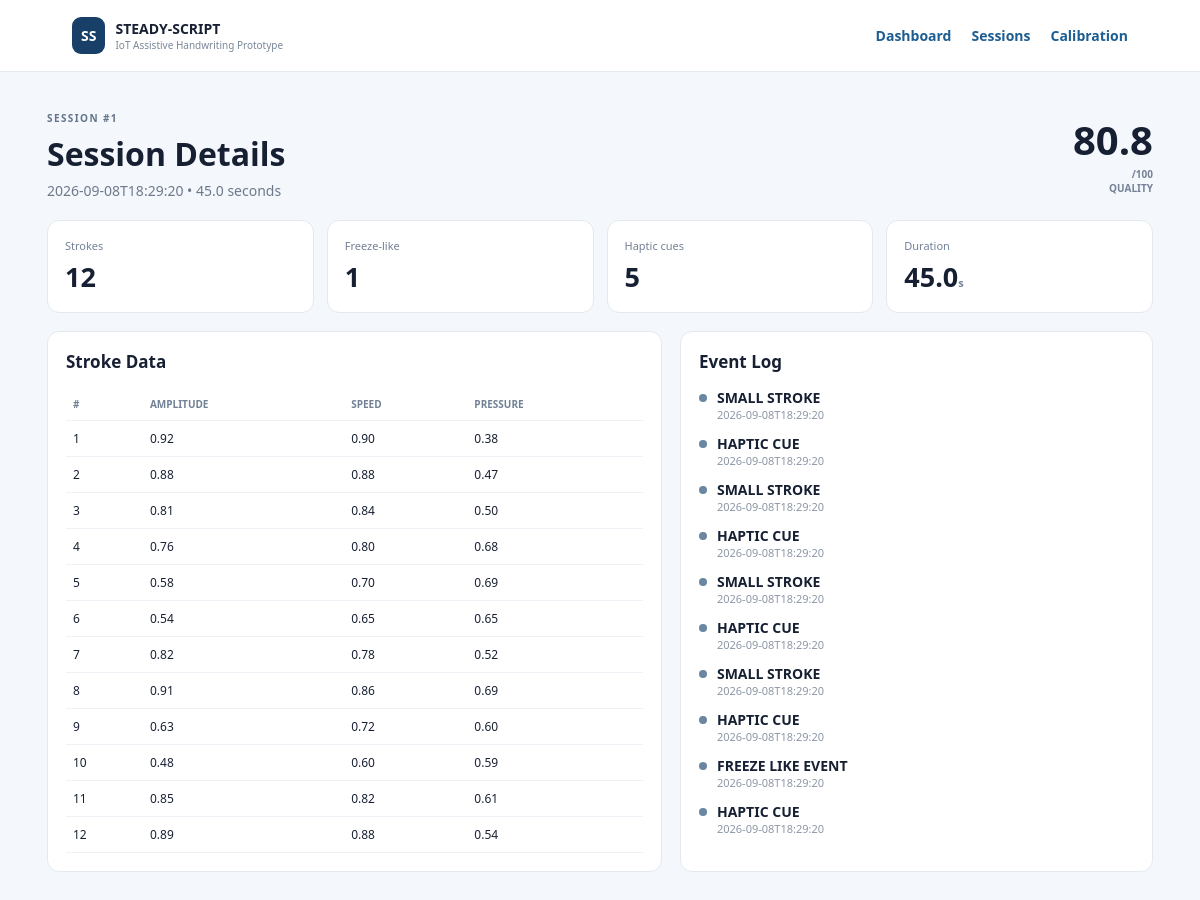
/session/1, run on the app's committed database.
### tables this page shows
CREATE TABLE strokes(
 id INTEGER PRIMARY KEY AUTOINCREMENT, session_id INTEGER NOT NULL,
 timestamp TEXT NOT NULL, duration_ms INTEGER DEFAULT 0,
 amplitude_index REAL DEFAULT 0, speed_index REAL DEFAULT 0,
 pressure REAL DEFAULT 0, distance_mm REAL DEFAULT 0,
 FOREIGN KEY(session_id) REFERENCES sessions(id) ON DELETE CASCADE);

CREATE TABLE events(
 id INTEGER PRIMARY KEY AUTOINCREMENT, session_id INTEGER NOT NULL,
 timestamp TEXT NOT NULL, event_type TEXT NOT NULL, value REAL DEFAULT 0,
 FOREIGN KEY(session_id) REFERENCES sessions(id) ON DELETE CASCADE);

### app.py (the view)
@app.route("/session/<int:sid>")
def detail(sid):
    c=db(); s=c.execute("SELECT * FROM sessions WHERE id=?",(sid,)).fetchone()
    if not s: c.close(); return "Session not found",404
    strokes=[dict(x) for x in c.execute("SELECT * FROM strokes WHERE session_id=? ORDER BY id",(sid,)).fetchall()]
    events=[dict(x) for x in c.execute("SELECT * FROM events WHERE session_id=? ORDER BY id",(sid,)).fetchall()]
    c.close(); return render_template("detail.html",session=dict(s),strokes=strokes,events=events)

### app.py (called while the page is built)
def db():
    c=sqlite3.connect(DB); c.row_factory=sqlite3.Row
    c.execute("PRAGMA foreign_keys=ON"); return c

### templates/detail.html
{% extends "base.html" %}{% block title %}Session {{session.id}}{% endblock %}{% block content %}
<section class="hero"><div><label>SESSION #{{session.id}}</label><h1>Session Details</h1><p>{{session.started_at}} • {{session.duration_s}} seconds</p></div><div class="big">{{session.quality_score}}<small>/100<br>QUALITY</small></div></section>
<section class="cards"><div><span>Strokes</span><strong>{{strokes|length}}</strong></div><div><span>Freeze-like</span><strong>{{session.freeze_events}}</strong></div><div><span>Haptic cues</span><strong>{{session.cue_events}}</strong></div><div><span>Duration</span><strong>{{session.duration_s}}<small>s</small></strong></div></section>
<div class="grid"><div class="panel"><h2>Stroke Data</h2><table><tr><th>#</th><th>Amplitude</th><th>Speed</th><th>Pressure</th></tr>{% for s in strokes %}<tr><td>{{loop.index}}</td><td>{{"%.2f"|format(s.amplitude_index)}}</td><td>{{"%.2f"|format(s.speed_index)}}</td><td>{{"%.2f"|format(s.pressure)}}</td></tr>{% endfor %}</table></div>
<div class="panel"><h2>Event Log</h2>{% for e in events %}<div class="event"><i></i><div><b>{{e.event_type.replace('_',' ')}}</b><small>{{e.timestamp}}</small></div></div>{% endfor %}</div></div>{% endblock %}

### static/style.css (style rules this page uses)
* { box-sizing:border-box }
body { margin:0;background:#f4f7fb;color:#172033;font:14px system-ui,-apple-system,Segoe UI,sans-serif }
.hero { display:flex;justify-content:space-between;gap:25px;align-items:center;margin-bottom:20px }
.hero label { font-size:10px;font-weight:800;letter-spacing:1.4px;color:#63758a }
.hero h1 { font-size:32px;margin:6px 0 }
.hero p { color:#6d7a8c;margin:0 }
.notice,.panel,.cards>div { background:#fff;border:1px solid #e3e9ef;border-radius:12px }
.cards { display:grid;grid-template-columns:repeat(4,1fr);gap:13px;margin-bottom:18px }
.cards>div { padding:17px }
.cards span { display:block;color:#738096;font-size:11px }
.cards strong { display:block;font-size:27px;margin-top:5px }
.cards small { font-size:11px;color:#738096 }
.grid { display:grid;grid-template-columns:1.3fr 1fr;gap:18px;margin-bottom:18px }
.panel { padding:18px;margin-bottom:18px }
.panel h2 { font-size:17px;margin:0 0 15px }
.event { display:flex;gap:10px;margin:12px 0 }
.event i { width:8px;height:8px;border-radius:50%;background:#6a86a2;margin-top:6px }
.event b,.event small { display:block }
.event small { color:#8b96a5;font-size:11px }
table { width:100%;border-collapse:collapse }
th,td { text-align:left;padding:9px 7px;border-bottom:1px solid #edf0f4;font-size:12px }
th { color:#718095;font-size:10px;text-transform:uppercase }
.big { font-size:40px;font-weight:850;text-align:right }
.big small { font-size:10px;color:#758196;display:block }

### data on the page
strokes: amplitude_index "0.92", speed_index "0.90", pressure "0.38"
strokes: amplitude_index "0.88", speed_index "0.88", pressure "0.47"
strokes: amplitude_index "0.81", speed_index "0.84", pressure "0.50"
strokes: amplitude_index "0.76", speed_index "0.80", pressure "0.68"
strokes: amplitude_index "0.58", speed_index "0.70", pressure "0.69"
strokes: amplitude_index "0.54", speed_index "0.65", pressure "0.65"
strokes: amplitude_index "0.82", speed_index "0.78", pressure "0.52"
strokes: amplitude_index "0.91", speed_index "0.86", pressure "0.69"
strokes: amplitude_index "0.63", speed_index "0.72", pressure "0.60"
strokes: amplitude_index "0.48", speed_index "0.60", pressure "0.59"
strokes: amplitude_index "0.85", speed_index "0.82", pressure "0.61"
strokes: amplitude_index "0.89", speed_index "0.88", pressure "0.54"
events: event_type.replace "SMALL STROKE", timestamp "2026-09-08T18:29:20"
events: event_type.replace "HAPTIC CUE", timestamp "2026-09-08T18:29:20"
events: event_type.replace "SMALL STROKE", timestamp "2026-09-08T18:29:20"
events: event_type.replace "HAPTIC CUE", timestamp "2026-09-08T18:29:20"
events: event_type.replace "SMALL STROKE", timestamp "2026-09-08T18:29:20"
events: event_type.replace "HAPTIC CUE", timestamp "2026-09-08T18:29:20"
events: event_type.replace "SMALL STROKE", timestamp "2026-09-08T18:29:20"
events: event_type.replace "HAPTIC CUE", timestamp "2026-09-08T18:29:20"
events: event_type.replace "FREEZE LIKE EVENT", timestamp "2026-09-08T18:29:20"
events: event_type.replace "HAPTIC CUE", timestamp "2026-09-08T18:29:20"

### other printed values
{{ session.id }} "1"
{{ session.started_at }} "2026-09-08T18:29:20"
{{ session.duration_s }} "45.0"
{{ session.quality_score }} "80.8"
{{ strokes|length }} "12"
{{ session.freeze_events }} "1"
{{ session.cue_events }} "5"
